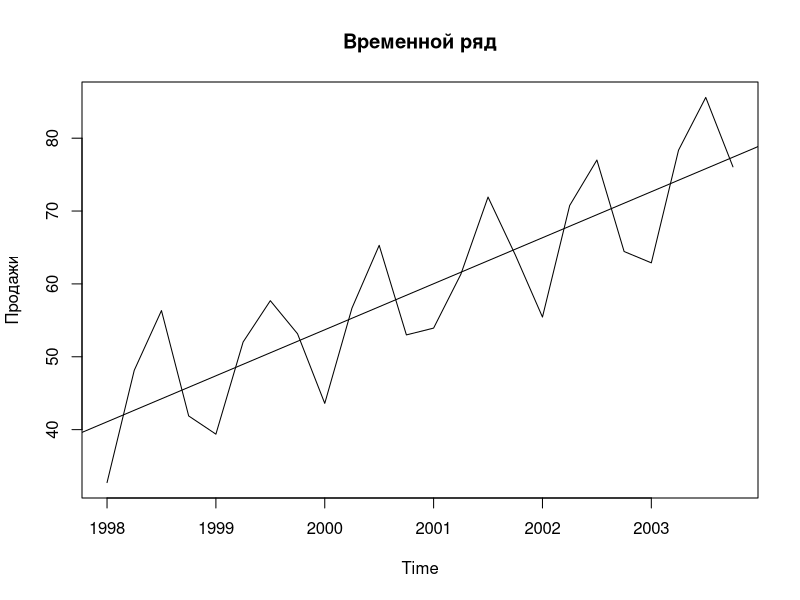
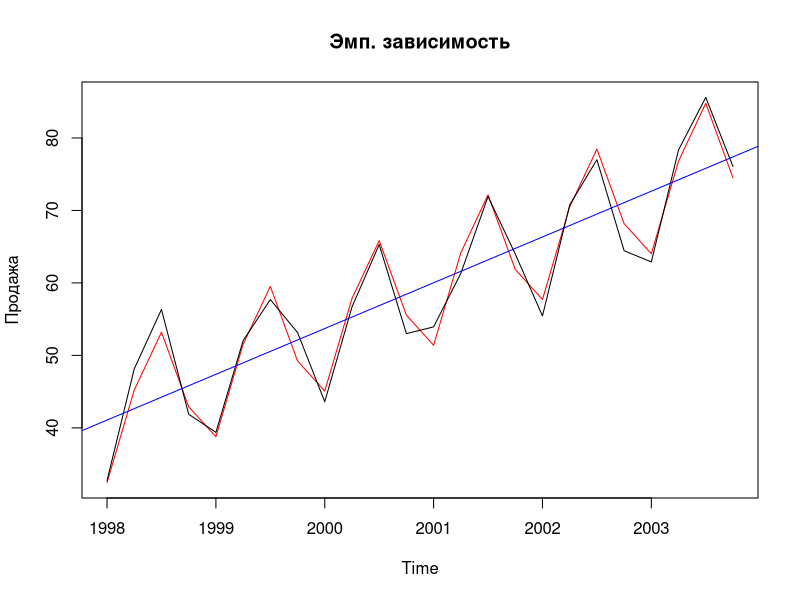

The R source for these figures, in order:
# Тест 3
library(tseries)
# данные ---------
y = c(32.72993, 48.14029, 56.33927, 41.87616, 39.37516, 52.02464, 57.6976, 53.15508, 43.60135, 56.67816, 65.29583, 
      52.99953, 53.93471, 61.31481, 71.92019, 63.99426, 55.44915, 70.76152, 76.99954, 64.44463, 62.88851, 78.35295, 
      85.5967, 76.06627)
y.ts = ts(y, start = c(1998, 1), deltat = 0.25, names = c('Продажа'))
t = c(1:length(y))

# тест
# критерии случайности ---------
rand.median.criter <- function(ts) {
  vary = sort(ts)
  n = length(vary)
  vary.med = (vary[n/2] + vary[n/2 + 1])/2
  print("Медиана:")
  print(vary.med)
  vary.d = (vary - vary.med)/abs((vary - vary.med))
  vary.d.v = length(rle(vary.d)$values)
  print('Число серий:')
  print(vary.d.v)
  vary.d.tau = max(rle(vary.d)$lengths)
  print('Протяженность макс. серии:')
  print(vary.d.tau)
  if (vary.d.v > floor(0.5 * (n + 1 - 1.96*sqrt(n-1))) && 
      vary.d.tau < floor(3.3*log(n+1))) {
    print("Гипотеза о случайности принимается.")
  } else {
    print("Гипотеза о случайности отвергается.")
  }
}
rand.updown.criteria <- function(ts) {
  vary = sort(ts)
  n = length(vary)
  tau = 5
  if (n > 26) {
    tau = 6
  }
  if (n > 153) {
    tau = 7
  }
  vary.d2 = y[2:n] - y[1:n-1]
  vary.d2 = vary.d2 / abs(vary.d2)
  vary.d2.v = length(rle(vary.d2)$values)
  print('Число серий:')
  print(vary.d2.v)
  vary.d2.tau = max(rle(vary.d2)$lengths)
  print('Протяженность макс. серии:')
  print(vary.d2.tau)
  if (vary.d2.v > floor((2*n - 1)/3 - 1.96 * sqrt((16*n - 29)/90)) && 
      vary.d2.tau < tau) {
    print("Гипотеза о случайности принимается.")
  } else {
    print("Гипотеза о случайности отвергается.")
  }
}
rand.median.criter(y.ts)
rand.updown.criteria(y.ts)
# тренд ---------
t = time(y.ts)
y.tr = lm(y.ts ~ t)
# график тренда ----------
plot(y.ts, main = 'Временной ряд', ylab = 'Продажи')
abline(a = y.tr$coefficients[1], b = y.tr$coefficients[2])
# сезонная составляющая ---------
y.S = decompose(y.ts)$seasonal
# остатки --------------
haty = ts(predict(y.tr) + y.S, start = c(1998, 1), deltat = 0.25, names = c('Продажа'))
y.e = y - haty
rand.median.criter(y.e)
rand.updown.criteria(y.e)
# график эмпирической зависимости --------
ts.plot(haty, y.ts, col = c('red', 'black'), main = 'Эмп. зависимость', ylab = 'Продажа')
abline(a = y.tr$coefficients[1], b = y.tr$coefficients[2], col = 'blue')
# критерий Дарбина-Уотсона -----------
darb.wats.criteria <- function(e) {
  n = length(e)
  e.d = sum(diff(e)^2)/sum(e^2)
  if (e.d > 2) {
    e.d = 4 - e.d
  }
  return(e.d)
}
y.e.d = darb.wats.criteria(y.e)
y.e.hb = jarque.bera.test(y.e)
print(y.e.hb)
# прогноз ---------
y.2004.tr = predict(y.tr, newdata = data.frame(t = tail(time(y.ts), 4) + 1))
haty.2004 = y.2004.tr + y.S[1:length(y.2004.tr)]
